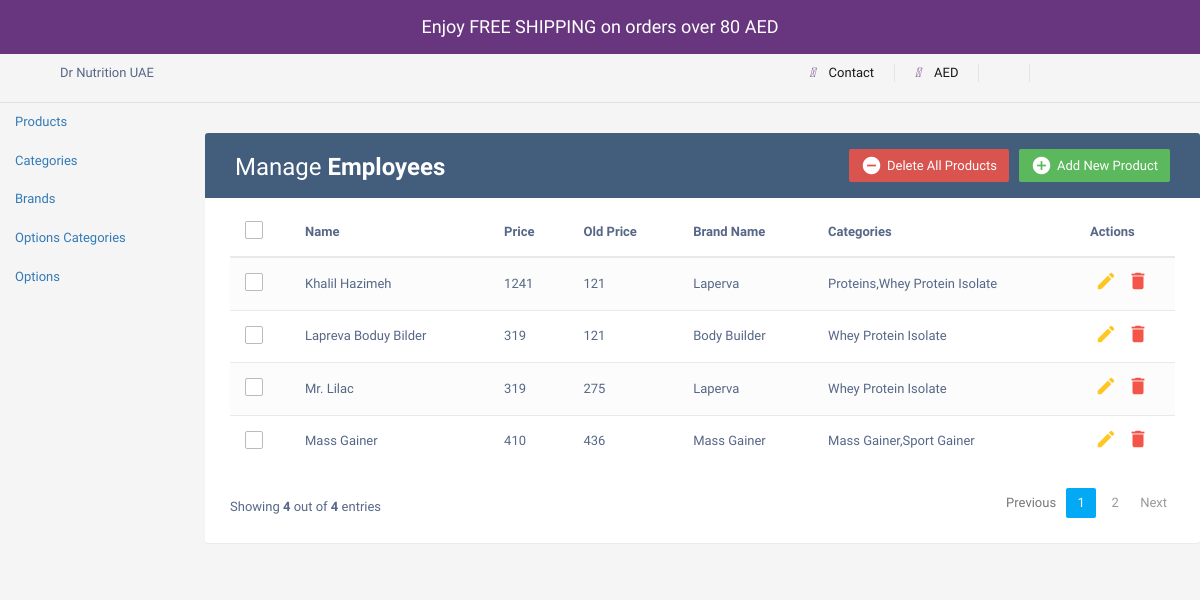
Page /admin/products.php on the earlier database version.
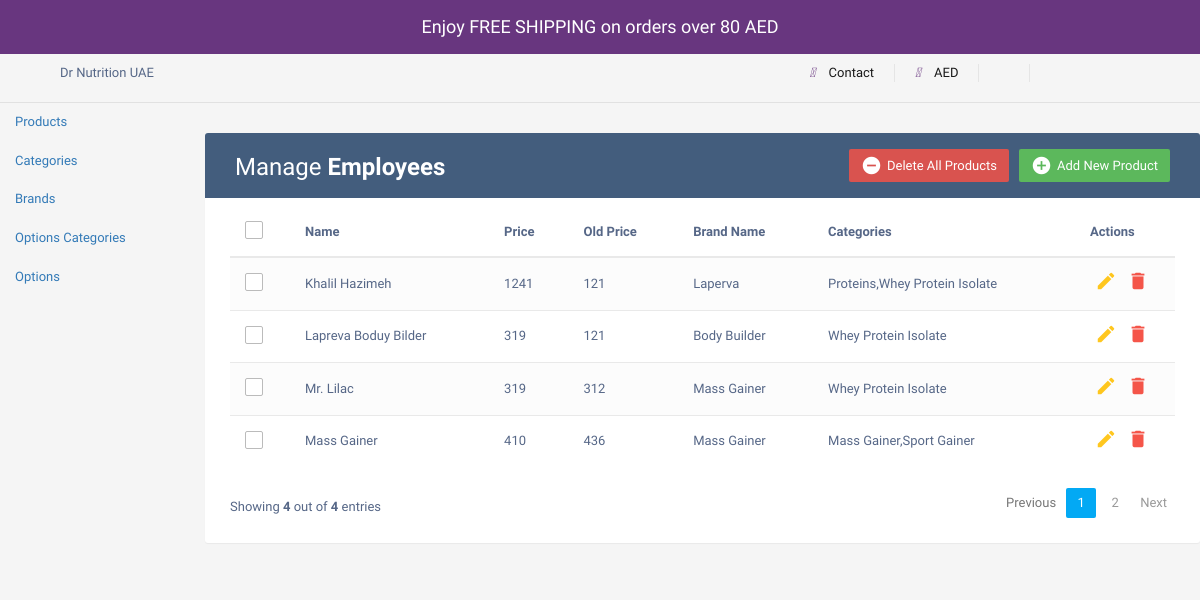
Same page on the later database version.
### tables this page shows
CREATE TABLE `products` (
  `id` int(11) NOT NULL,
  `name` varchar(255) NOT NULL,
  `price` int(11) NOT NULL,
  `old-price` int(11) NOT NULL,
  `image` varchar(255) NOT NULL,
  `brand_id` int(11) DEFAULT NULL
);

CREATE TABLE `brands` (
  `brand_id` int(11) NOT NULL,
  `brand_name` varchar(255) NOT NULL
);

### product.php (called while the page is built, shortened)
<?php
class Product {
    private $conn;
    public function __construct($db) {
        $this->conn = $db;
    }
public function getAllProductValues() {
    $query = "SELECT p.id, p.name, p.price, p.`old-price`, b.brand_name,
    GROUP_CONCAT(DISTINCT c.category_name ORDER BY c.category_name ASC) AS categories
    FROM products p
    LEFT JOIN product_categories pc ON p.id = pc.product_id
    LEFT JOIN categories c ON pc.category_id = c.category_id
    LEFT JOIN brands b ON p.brand_id = b.brand_id
    GROUP BY p.id";
    $result = $this->conn->query($query);
        $products = [];
        $count=0;
        if ($result->num_rows > 0) {
            while ($row = $result->fetch_assoc()) {
                $products[] = $row;
                $count++;
            }
        }
        return ['products' => $products, 'count' => $count];
}
}
?>

### admin/products.php (the view, shortened to what this page needs)
<?php
require '../product.php';
$conn = new mysqli("localhost", "root", "", "logindb");
?>
<!DOCTYPE html>
<html lang="en">
<head>
<link rel="stylesheet" href="https://maxcdn.bootstrapcdn.com/font-awesome/4.7.0/css/font-awesome.min.css">
<link rel="stylesheet" href="https://maxcdn.bootstrapcdn.com/bootstrap/3.3.7/css/bootstrap.min.css">
<link rel="stylesheet" href="https://cdnjs.cloudflare.com/ajax/libs/font-awesome/5.15.3/css/all.min.css" />
<link rel="stylesheet" href="../css/all.css" />
<body>
<section class="free_shipping_alert">
    <div>Enjoy FREE SHIPPING on orders over 80 AED</div>
</section>
<section class="top-nav-bar">
    <div class="top-nav">
        <div class="row justify-content-between">
            <div class="col-lg-6">
                <div class="top-nav-left d-none d-lg-block">
                    <span>Dr Nutrition UAE</span>
                </div>
            </div>
            <div class="col-lg-6">
                <div class="top-nav-right">
                    <ul class="list-inline top-nav-right-list">
                        <li>
                            <a title="Contact" href="#">
                                <i class="fa-solid fa-phone" style="color: #68367f; margin-right: 10px;"></i>
                                Contact
                            </a>
                        </li>
                        <li>
                            <a title="AED" href="">
                                <i class="fa-solid fa-money-bill " style="color: #68367f; margin-right: 10px;"></i>
                                AED
                            </a>
                        </li>
                        <li>
                            <a title="Login" data-bs-toggle="modal" data-bs-target="#exampleModal" href="index.php">
                            </a>
                        </li>
                    </ul>
                </div>
            </div>
        </div>
    </div>
</section>
<div class="row">
    <nav id="sidebar" class="col-md-3 col-lg-2 d-md-block bg-light sidebar">
        <div class="position-sticky">
            <ul class="nav flex-column">
                <li class="nav-item">
                    <a class="nav-link active" href="products.php">
                        Products
                    </a>
                </li>
                <li class="nav-item">
                    <a class="nav-link" href="categories.php">
                        Categories
                    </a>
                </li>
                <li class="nav-item">
                    <a class="nav-link" href="brands.php">
                        Brands
                    </a>
                </li>
                <li class="nav-item">
                    <a class="nav-link" href="options_categories.php">
                        Options Categories
                    </a>
                </li>
                <li class="nav-item">
                    <a class="nav-link" href="options.php">
                        Options
                    </a>
                </li>
            </ul>
        </div>
    </nav>
    <main class="col-md-9 ms-sm-auto col-lg-10 px-md-4">
        <div class="table-wrapper">
            <div class="table-title">
                <div class="row">
                    <div class="col-sm-6">
                        <h2>Manage <b>Employees</b></h2>
                    </div>
                    <div class="col-sm-6">
                        <a href="#addEmployeeModal" class="btn btn-success" data-toggle="modal"><i class="material-icons">&#xE147;</i> <span>Add New Product</span></a>
                        <a href="#deleteEmployeeModal" class="btn btn-danger" data-toggle="modal"><i class="material-icons">&#xE15C;</i> <span>Delete All Products</span></a>
                    </div>
                </div>
            </div>
            <table class="table table-striped table-hover">
                <thead>
                    <tr>
                        <th>
                            <span class="custom-checkbox">
                                <label for="selectAll"></label>
                            </span>
                        </th>
                        <th>Name</th>
                        <th>Price</th>
                        <th>Old Price</th>
                        <th>Brand Name</th>
                        <th>Categories</th>
                        <th>Actions</th>
                    </tr>
                </thead>
                <tbody>
                    <?php
                    $product = new Product($conn);
                    $productData = $product->getAllProductValues();
                    $allProducts = $productData['products'];
                    $productCount = $productData['count'];
                    foreach ($allProducts as $product){
                        echo '<tr id="' .$product['id']. '">';
                        echo '<td>';
                        echo '<span class="custom-checkbox">';
                        echo '<label for="checkbox'.$product['id'].'"></label>';
                        echo '</span>';
                        echo '</td>';
                        echo'<td>'.$product['name'].'</td>';
                        echo '<td>'.$product['price'].'</td>';
                        echo '<td>'.$product['old-price'].'</td>';
                        echo '<td>'.$product['brand_name'].'</td>';
                        echo '<td>'.$product['categories'].'</td>';
                        echo '<td>';
                        echo '<a href="products.php?showEditModal=1&id='.$product['id'].'" data-id="'.$product['id'].'" class="edit"><i class="material-icons" data-toggle="tooltip" title="Edit">&#xE254;</i></a>';
                        echo '<a href="products.php?showDeleteModal=1&id='.$product['id'].'" class="delete" data-toggle="modal"><i class="material-icons" data-toggle="tooltip" title="Delete">&#xE872;</i></a>';
                        echo '</td>';
                        echo '</tr>';
                    }
                    ?>
                </tbody>
            </table>
            <div class="clearfix">
                <div class="hint-text">Showing <b><?php echo $productCount?></b> out of <b><?php echo $productCount?></b> entries</div>
                <ul class="pagination">
                    <li class="page-item disabled"><a href="#">Previous</a></li>
                    <li class="page-item active"><a href="#" class="page-link">1</a></li>
                    <li class="page-item"><a href="#" class="page-link">2</a></li>
                    <li class="page-item"><a href="#" class="page-link">Next</a></li>
                </ul>
            </div>
        </div>
    </main>
</div>
</body>
</html>

### css/all.css (style rules this page uses)
body { margin: 0; background-color: white; }
a { text-decoration: none!important; }
.free_shipping_alert { background: #68367f; color: #fff; text-align: center; padding: 14px; font-size: 18px; background-image: url(https://drnutrition.com/themes/storefront/public/images/wave.svg); background-position: 50%; background-size: cover; }
.top-nav { border-bottom: 1px solid #e1e1e1 ; padding: 10px 0% 10px 5%; }
.top-nav .top-nav-right-list { display: -webkit-box; display: flex; -webkit-box-pack: center; justify-content: center; flex-wrap: wrap; }
.top-nav .top-nav-right-list>li:first-child { padding-left: 0; }
.top-nav .top-nav-right-list>li { border-right: 1px solid #e5e5e5; display: inline-block; padding: 0 20px; }
.top-nav .top-nav-right-list>li>a { display: block; color: #191919; }
body { color: #566787; background: #f5f5f5; font-family: 'Varela Round', sans-serif; font-size: 13px; }
.table-wrapper { background: #fff; padding: 20px 25px; margin: 30px 0; border-radius: 3px; box-shadow: 0 1px 1px rgba(0,0,0,.05); }
.table-title { padding-bottom: 15px; background: #435d7d; color: #fff; padding: 16px 30px; margin: -20px -25px 10px; border-radius: 3px 3px 0 0; }
.table-title h2 { margin: 5px 0 0; font-size: 24px; }
.table-title .btn { color: #fff; float: right; font-size: 13px; border: none; min-width: 50px; border-radius: 2px; border: none; outline: none !important; margin-left: 10px; }
.table-title .btn i { float: left; font-size: 21px; margin-right: 5px; }
.table-title .btn span { float: left; margin-top: 2px; }
table.table tr th, table.table tr td { border-color: #e9e9e9; padding: 12px 15px; vertical-align: middle; }
table.table tr th:first-child { width: 60px; }
table.table tr th:last-child { width: 100px; }
table.table-striped tbody tr:nth-of-type(odd) { background-color: #fcfcfc; }
table.table td:last-child i { opacity: 0.9; font-size: 22px; margin: 0 5px; }
table.table td a { font-weight: bold; color: #566787; display: inline-block; text-decoration: none; outline: none !important; }
table.table td a.edit { color: #FFC107; }
table.table td a.delete { color: #F44336; }
table.table td i { font-size: 19px; }
.pagination { float: right; margin: 0 0 5px; }
.pagination li a { border: none; font-size: 13px; min-width: 30px; min-height: 30px; color: #999; margin: 0 2px; line-height: 30px; border-radius: 2px !important; text-align: center; padding: 0 6px; }
.pagination li.active a, .pagination li.active a.page-link { background: #03A9F4; }
.hint-text { float: left; margin-top: 10px; font-size: 13px; }
.custom-checkbox { position: relative; }
.custom-checkbox label:before { width: 18px; height: 18px; }
.custom-checkbox label:before { content: ''; margin-right: 10px; display: inline-block; vertical-align: text-top; background: white; border: 1px solid #bbb; border-radius: 2px; box-sizing: border-box; z-index: 2; }

Differences in the rows shown:
changed products "Mr. Lilac": value "275" → "312"; brand.brand_name "Laperva" → "Mass Gainer"
